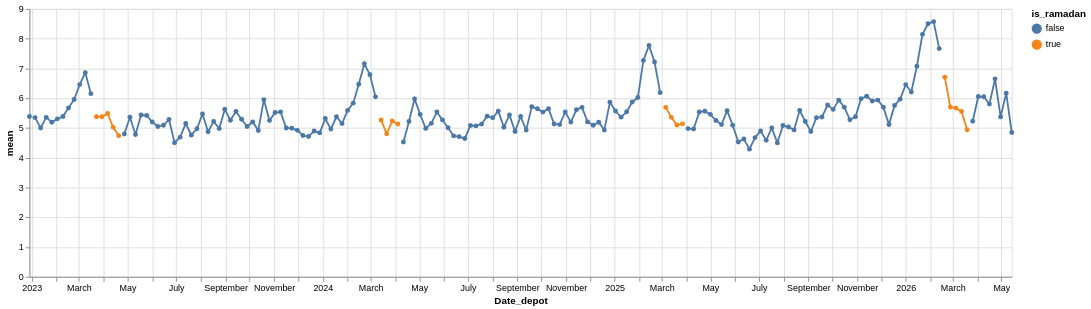

Notebook code cell kept with this figure:
### Code cell
df = (
    fields.pipe(lib.aggregate_by_date, "7d", "weight_kg", "Date_depot")
    .with_columns(
        hijri_year=pl.col("Date_depot").map_elements(
            lambda dt: Gregorian.fromdate(dt).to_hijri().year
        ),
        hijri_month=pl.col("Date_depot").map_elements(
            lambda dt: Gregorian.fromdate(dt).to_hijri().month
        ),
    )
    .with_columns(
        is_ramadan=pl.col("hijri_month") == 9,
    )
    .with_columns(
        (pl.col("is_ramadan").ne(pl.col("is_ramadan").shift()).cum_sum()).alias(
            "segment"
        )
    )
)

chart = (
    alt.Chart(df)
    .mark_line(point=True)
    .encode(
        x="Date_depot:T",
        y=alt.Y("mean:Q"),
        color="is_ramadan:N",
        detail="segment:N",
    )
    .properties(width=1100)
)
chart

### Figure 1 — Vega-Lite specification as saved in the notebook (floating-point values rounded to 4 significant figures; data arrays with more than 128 entries replaced by an {"elided": "..."} marker saying what was removed)
{"config": {"view": {"continuousWidth": 300, "continuousHeight": 300}}, "data": {"name": "data-e2e954db3666e8c33421adff53095dea"}, "mark": {"type": "line", "point": true}, "encoding": {"color": {"field": "is_ramadan", "type": "nominal"}, "detail": {"field": "segment", "type": "nominal"}, "x": {"field": "Date_depot", "type": "temporal"}, "y": {"field": "mean", "type": "quantitative"}}, "width": 1100, "$schema": "https://vega.github.io/schema/vega-lite/v6.4.1.json", "datasets": {"data-e2e954db3666e8c33421adff53095dea": {"elided": "177 records"}}}
